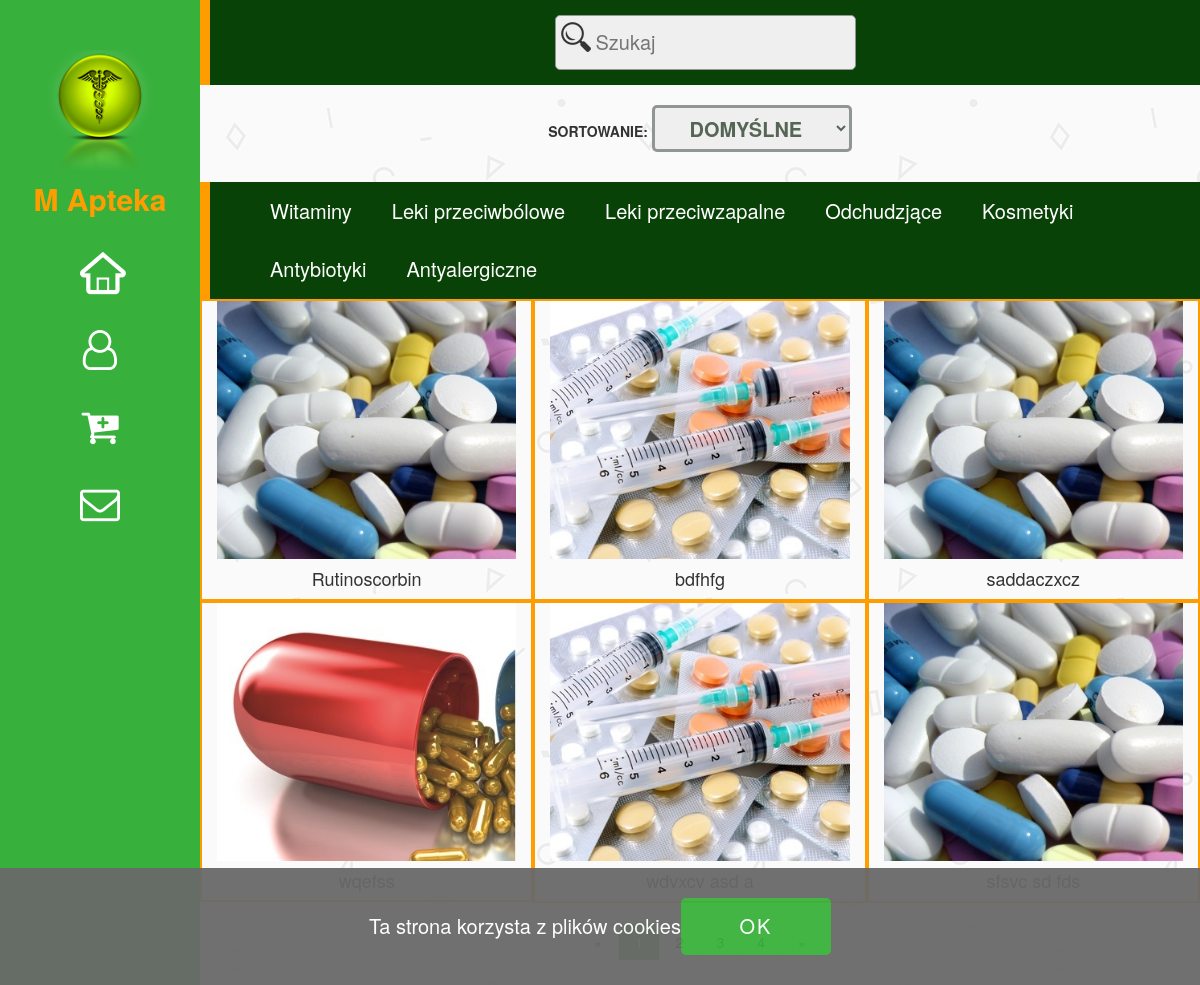
Page /category.php?category_id=1 on the committed database.
### tables this page shows
CREATE TABLE `kategorie` (
  `idKategorii` int(10) unsigned NOT NULL AUTO_INCREMENT,
  `nazwa` varchar(50) NOT NULL,
  PRIMARY KEY (`idKategorii`)
);

CREATE TABLE `zdjecia` (
  `idZdjecia` int(10) unsigned NOT NULL AUTO_INCREMENT,
  `link` mediumtext NOT NULL,
  `idProduktu` int(10) unsigned DEFAULT NULL,
  PRIMARY KEY (`idZdjecia`),
  KEY `fk_idProduktu` (`idProduktu`) USING BTREE,
  CONSTRAINT `idProduktu_fk` FOREIGN KEY (`idProduktu`) REFERENCES `produkty` (`idProduktu`) ON DELETE CASCADE ON UPDATE CASCADE
);

CREATE TABLE `produkty` (
  `idProduktu` int(10) unsigned NOT NULL AUTO_INCREMENT,
  `nazwa` varchar(50) NOT NULL,
  `opis` text,
  `ilosc` int(6) unsigned NOT NULL,
  `idKategorii` int(10) unsigned DEFAULT NULL,
  `idMarki` int(10) unsigned DEFAULT NULL,
  `cena` decimal(6,2) unsigned NOT NULL,
  `ocena` decimal(4,2) unsigned DEFAULT NULL,
  PRIMARY KEY (`idProduktu`),
  KEY `fk_idMarki` (`idMarki`),
  KEY `fk_idKategorii` (`idKategorii`),
  CONSTRAINT `fk_idKategorii` FOREIGN KEY (`idKategorii`) REFERENCES `kategorie` (`idKategorii`) ON DELETE SET NULL ON UPDATE CASCADE,
  CONSTRAINT `fk_idMarki` FOREIGN KEY (`idMarki`) REFERENCES `marki` (`idMarki`) ON DELETE SET NULL ON UPDATE CASCADE
);

### test.php (called while the page is built, shortened)
<?php
function test_input($data,$link)
{
  $data = htmlspecialchars($data, ENT_QUOTES, 'UTF-8');
  $data = mysqli_real_escape_string($link,$data);
  return $data;
}
?>

### category.php (the view, shortened to what this page needs)
<?php
require_once "connect.php";
require_once "test.php";
$link=mysqli_connect($host, $db_user, $db_password, $db_name) or die ('<h2 style="color:dimgray;text-align:center;">Problem z połączeniem z bazą danych</h2>');
mysqli_query($link,"SET CHARSET utf8");
mysqli_query($link,"SET NAMES `utf8` COLLATE `utf8_polish_ci`");
$categories_q=mysqli_query($link,"SELECT * FROM Kategorie;");
if($categories_q)
{
    $categories_data="";
    while($row=mysqli_fetch_assoc($categories_q))
    {
        $categories_data.="<li><a href=\"category.php?category_id={$row['idKategorii']}\">{$row['nazwa']}</a></li>";
    }
}
if(isset($_GET['category_id']))
{
    $category_id = test_input($_GET['category_id'],$link);
    $all_products=mysqli_query($link,"SELECT count(*) cnt FROM Produkty WHERE idKategorii=$category_id");
    if($all_products)
    {
        if(!isset($_GET['sort_opt']))
                $sort_opt="default";
            else
                $sort_opt= $_GET['sort_opt'];
            $default_selected=$name_asc_selected=$name_desc_selected=$price_desc_selected=$price_asc_selected="";
            switch($sort_opt)
            {
                case "default":
                    $sort_q="ORDER BY idProduktu";
                    $default_selected="selected";
                    break;
            }
        $all_products=mysqli_fetch_assoc($all_products);
        if($all_products['cnt']>0)
        {
            $all_products=$all_products['cnt'];
            $on_page = 6;
            $nav_limit= 5;
            $all_pages=ceil($all_products/$on_page);
            if(isset($_GET['page_num']) and is_numeric($_GET['page_num']) and $_GET['page_num']>0 and $_GET['page_num']<=$all_pages)
                $page_num=$_GET['page_num'];
            else
                $page_num=1;
            if($nav_limit>$all_pages)
                $nav_limit=$all_pages;
            if($page_num==1)
                $prev=1;
            elseif($page_num>1)
                $prev=$page_num-1;
            if($page_num<$all_pages)
                $next=$page_num+1;
            else
                $next=$all_pages;
            $limit = ($page_num - 1) * $on_page;
            $products=mysqli_query($link,"SELECT p.nazwa,p.idProduktu,p.ilosc,p.cena,z.link FROM Produkty p LEFT JOIN Zdjecia z ON z.idProduktu=p.idProduktu WHERE idKategorii=$category_id $sort_q LIMIT $limit, $on_page;");
            $products_data="";
            if(mysqli_num_rows($products)>0)
            {
                $order_id=0;
                while($row=mysqli_fetch_assoc($products))
                {
                    $products_data.='<div class="col-sm-4 product">
                    <div class="product_background">
                            <h3><a class="product_a" href="product.php?id='.$row['idProduktu'].'">Więcej informacji</a></h3>
                            <div id="qi'.$order_id.'" style="color:white">Dostępnych: '.$row['ilosc'].'.</div>
                            <div style="color:white">Cena: '.$row['cena'].' zł/szt</div>
                        <input id="h'.$order_id.'" type="hidden" value="'.$row['idProduktu'].'">
                        <div  style="min-width:80px;max-width:180px;margin-left:auto;margin-right:auto;">
                            <input class="form-control in" type="text" value=1 class="product_input" id="i'.$order_id.'">
                        </div>
                        <div >
                            <button type="button" class="btn btn-success btn-sm" style="margin-top:3px;" class="product_button" id="b'.$order_id++.'" onclick="basket(this.id)">Do koszyka</button>
                        </div>
                    </div>
                    <img src="'.$row['link'].'" class="img-responsive" alt="zdjęcie produktu" style="width:100%;">
                    <h4>'.$row['nazwa'].'</h4>
                    </div>
                    ';
                }
            }
            else
            {
                $products_data="<h1 style=\"text-align:center\">Brak produktów w wybranej kategorii<h1>";
            }
            $forstart = $page_num - floor($nav_limit/2);
            if($forstart <= 0){ $forstart = 1; }
            $forend = $forstart + $nav_limit;
            if($forend>$all_pages)
                $forend=$all_pages;
            $pagination_bar='<ul class="pagination"><li><a href="category.php?page_num='.$prev.'&category_id='.$category_id.'&sort_opt='.$sort_opt.'">&laquo;</a></li>';
            for($forstart;$forstart<=$forend;$forstart++)
            {
                if($forstart==$page_num)
                    $pagination_bar.='<li><a class="active" href="category.php?page_num='.$forstart.'&category_id='.$category_id.'&sort_opt='.$sort_opt.'">'.$forstart.'</a></li>';
                else
                    $pagination_bar.='<li><a href="category.php?page_num='.$forstart.'&category_id='.$category_id.'&sort_opt='.$sort_opt.'">'.$forstart.'</a></li>';
            }
            $pagination_bar.='<li><a href="category.php?page_num='.$next.'&category_id='.$category_id.'&sort_opt='.$sort_opt.'">&raquo;</a></li></ul>';
        }
        else
        {
            $products_data="<h1 style=\"text-align:center\">Brak produktów w wybranej kategorii<h1>";
            $pagination_bar="";
        }
    }
    else
    {
        $products_data="<h1 style=\"text-align:center\">Brak produktów w wybranej kategorii<h1>";
    }
}
?>
<!DOCTYPE html>
<head lang="pl">
    <link rel="stylesheet" type="text/css" href="CSS/style.css">
    <link rel="stylesheet" type="text/css" href="fontello_css/fontello.css">
    <link rel="stylesheet" href="https://maxcdn.bootstrapcdn.com/bootstrap/3.3.7/css/bootstrap.min.css">
</head>
<body>
<div class="container-fluid">
<div class="row">
<div class="col-sm-2 menu_bar" style="position:fixed;padding:0;">
    <a href="index.php" id="a_logo">
        <div class="logo">
            <img class="img_logo" src="images/rsz_logo.png" alt="Logo Apteki"><br/>
                M Apteka
        </div>
    </a>
    <div class="menu_options">
        <a href="index.php" style="color:white; text-decoration:none;"><span data-title="Strona główna"><div class="icon-home-outline menu_option" id="home"></div></span></a>
        <span data-title="Twoje Konto"><a href="user.php" style="color:white; text-decoration:none;"><div class="icon-user-o menu_option" id="user" ></div></a></span>
        <span data-title="Koszyk"><a href="user_basket.php" style="color:white; text-decoration:none;"><div class="icon-cart-plus menu_option"></div></a></span>
        <span data-title="Kontakt"><a href="contact_us.php" style="color:white; text-decoration:none;"><div class="icon-mail menu_option" id="contact"></div></a></span>
    </div>
</div>
<div class="col-sm-10 col-sm-offset-2" >
    <div class="row search_bar">
        <div class="col-sm-3" style="padding:20px">
        </div>
        <div class="col-sm-6">
            <form method="POST" autocomplete="off" action="search.php">
                <input class="search_input" name="search_input" type="text" name="search" placeholder="Szukaj" >
            </form>
        </div>
        <div class="col-sm-3" style="padding-top:20px;">
        </div>
    </div>
    <div class="row">
        <div class="cos-sm-12 " style="margin:20px;">
            <div id="sort_div">
                SORTOWANIE:
                <select id="sort_select"  onchange="sort(this)">
                    <option value="default" <?php if(isset($default_selected)) echo $default_selected; ?>>DOMYŚLNE</option>
                </select>
            </div>
        </div>
    </div>
    <div class="row categories" >
        <ul class="cat_inscription">
            <?php if(!empty($categories_data)) echo $categories_data;?>
        </ul>
    </div>
    <div class="row products">
            <div class="products">
            <?php
                if(isset($products_data)) echo $products_data;
            ?>
        </div>
    </div>
    <div class="row ">
        <div class="pagination_div">
            <?php if(isset($pagination_bar)) echo $pagination_bar; ?>
        </div>
    </div>
</div>
</div>
</div>
</body>
</html>

### CSS/style.css (style rules this page uses)
body { background-image:url("../images/geometry.png"); background-attachment: fixed; font-family: 'Lato', sans-serif; margin:0px; padding:0; width:100%; height:100%; overflow: scroll; }
body, html, .container-fluid { height: 100%; }
.inputs,select { text-align:center; }
input[name=search_input],textarea { padding: 12px; background-color: #efefef; color: #565; border: 1px solid #909693; border-radius: 5px; font-size: 20px; margin-top: 10px; box-sizing: border-box; outline: none; }
input[type=number]#delivery_input, { min-width: 120px !important; width:120px; }
a { color:dimgray; text-decoration:none; }
html, body, .container-fluid, .row { height: 100%; }
.menu_bar { text-align: center; color:white; font-size:30px; height:100%; background-color: #38b13c; z-index: 100; }
#a_logo { text-decoration: none; color:white; }
.logo { overflow: visible; padding-top:50px; }
.menu_options { padding-top:10px; }
.menu_option { cursor: pointer; padding:10px; font-size:40px; }
[data-title] { position:relative; }
.search_bar { border-left:10px solid #ff9d00; text-align: center; background-color: #094207; box-sizing: border-box; }
input.search_input { background-image: url('../images/search.png'); margin-top:15px; margin-bottom:15px; background-position: 5px 6px; background-repeat: no-repeat; padding-left:40px; }
.categories { overflow: auto; text-align: center; background-color: #094207; border-left:10px solid #ff9d00; }
ul.cat_inscription { margin: auto; list-style-type: none; position:relative; color:white; font-size:20px; }
ul.cat_inscription li { text-align:center; margin:0px; float: left; }
ul.cat_inscription li a { min-width:110px; display:inline-block; padding:15px 20px; text-decoration: none; color:white; }
.products { position:relative; clear:both; margin:0px; overflow: hidden; }
.product { position:relative; font-size:18px; font-weight: 700; text-align:center; border:2px solid #ff9d00; }
.pagination_div { text-align: center; }
ul.pagination { display: inline-block; }
ul.pagination li { display: inline; background-color: #000; }
ul.pagination li a { color: black; float: left; padding: 8px 16px; text-decoration: none; transition: background-color .3s; }
ul.pagination li a.active { background-color: #4CAF50; color: white; }
#sort_div { padding:10px; padding-top:0; text-align:center; font-weight: 700; }
div#sort_div select { padding: 5px; min-width: 200px; background-color: #efefef; color: #565; border: 3px solid #909693; border-radius: 5px; font-size: 20px; box-sizing: border-box; outline: none; }

### rows in the picture
kategorie: nazwa "Witaminy"
kategorie: nazwa "Leki przeciwbólowe"
kategorie: nazwa "Leki przeciwzapalne"
kategorie: nazwa "Odchudzjące"
kategorie: nazwa "Kosmetyki"
kategorie: nazwa "Antybiotyki"
kategorie: nazwa "Antyalergiczne"
zdjecia: link (picture), idProduktu.nazwa "Rutinoscorbin"
zdjecia: link (picture), idProduktu.nazwa "bdfhfg"
zdjecia: link (picture), idProduktu.nazwa "saddaczxcz"
zdjecia: link (picture)
zdjecia: link (picture)
zdjecia: link (picture)
